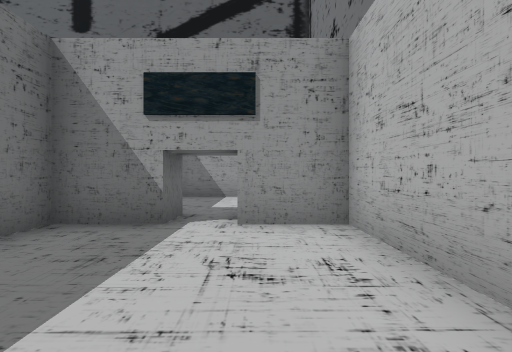
view 1 (above)

20 first-person views from a walk through a 3-D level made in the Unity game engine. The camera is 1.3 m above the floor, looks level and sees 85° across. The floor is counted in squares, 2 m on a side. Each view is taken from the middle of a square. On the plan, view 1 faces up. The plan holds only what a view shows up to about 9 squares ahead; the rest is blank. The player is left out. Door leaves are left out, so doorways stand open. Some surface patterns are stand-ins.

view 2
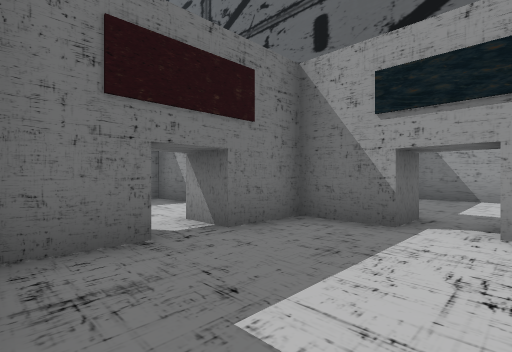

view 3
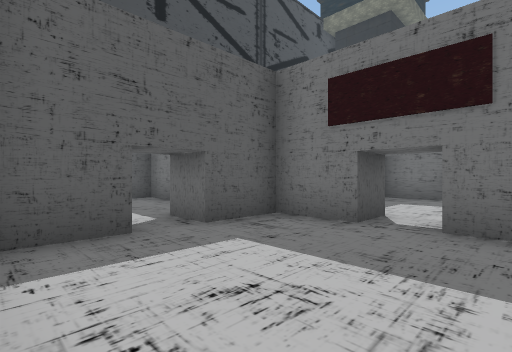

view 4
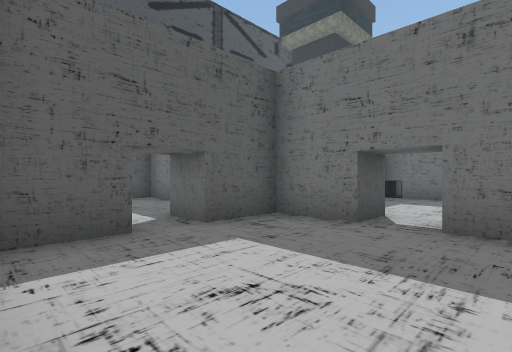

view 5
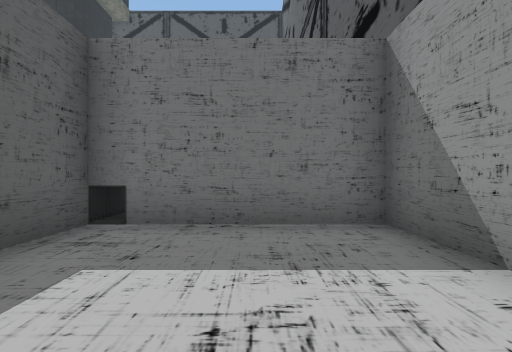

view 6
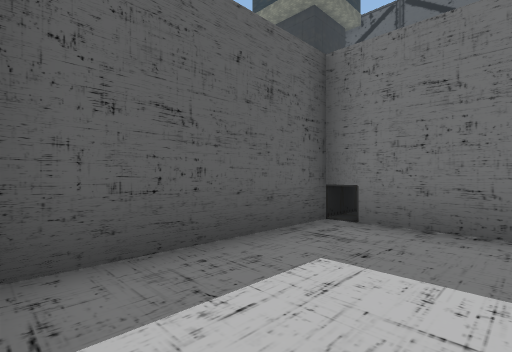

view 7
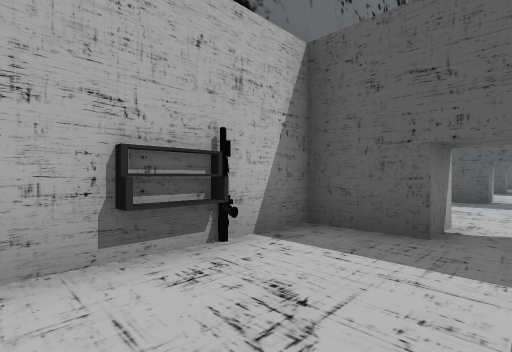

view 8
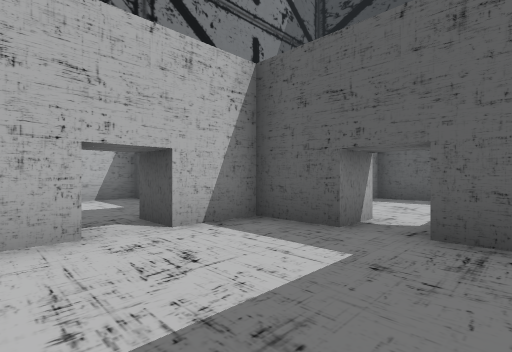

view 9
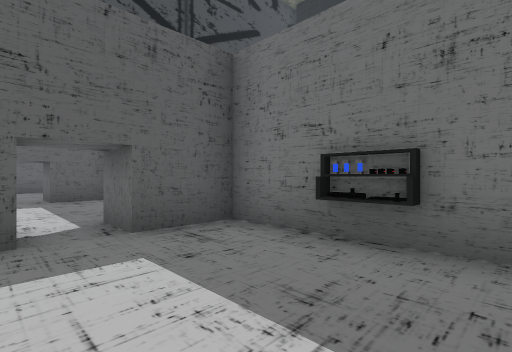

view 10
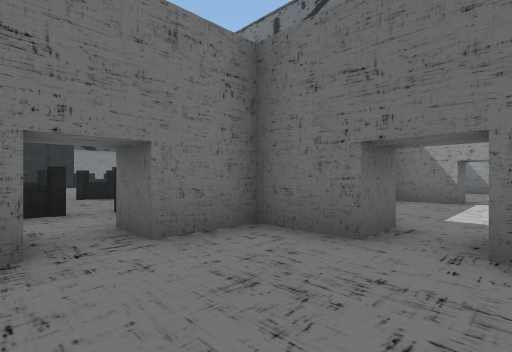

view 11
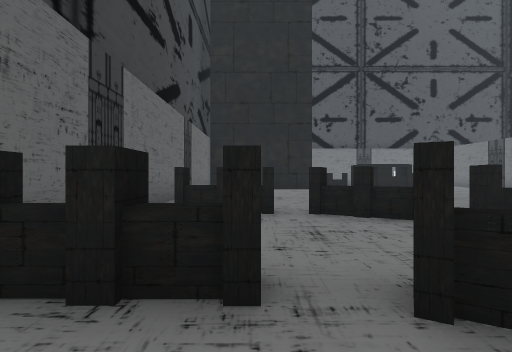

view 12
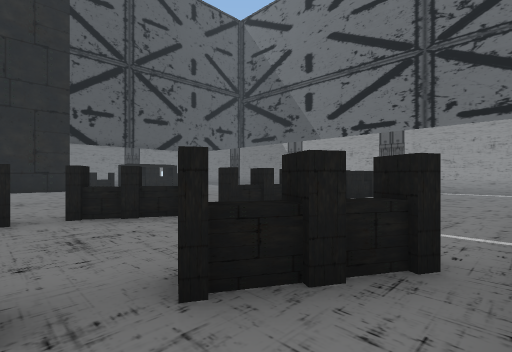

view 13
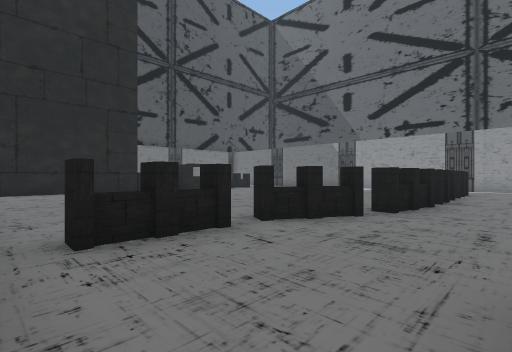

view 14
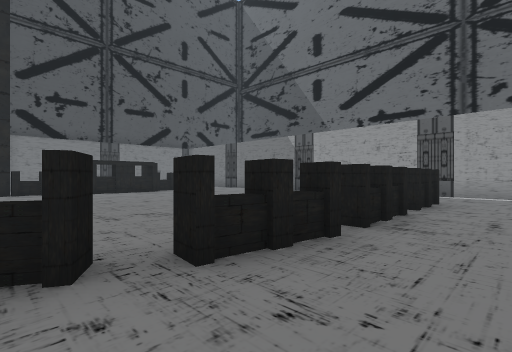

view 15
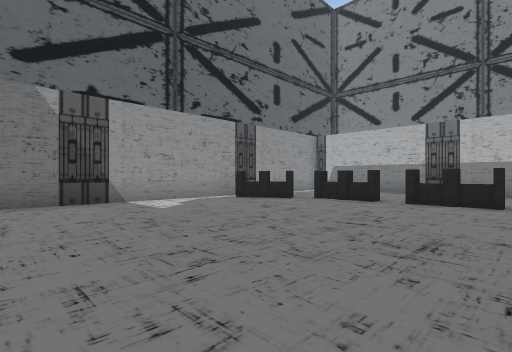

view 16
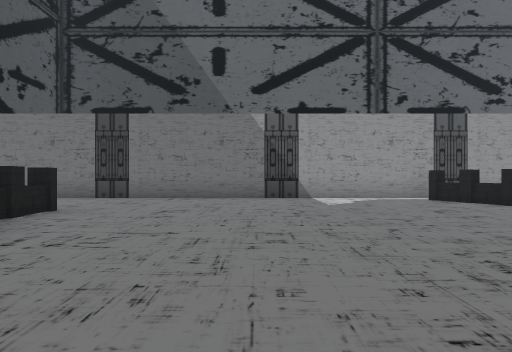

view 17
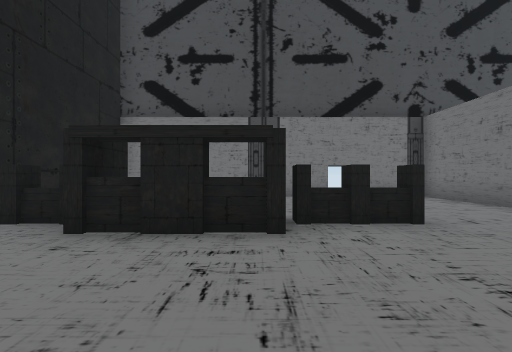

view 18
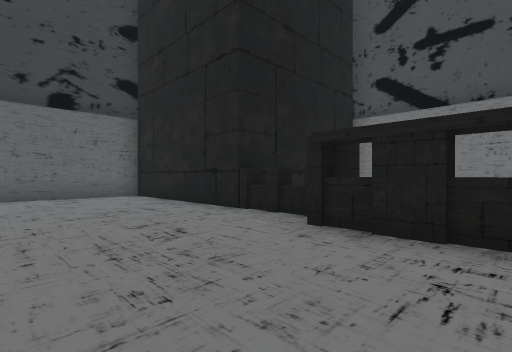

view 19
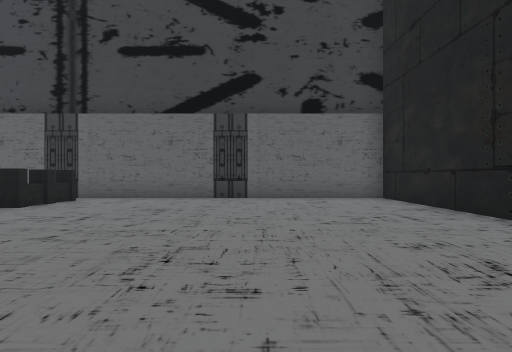

view 20
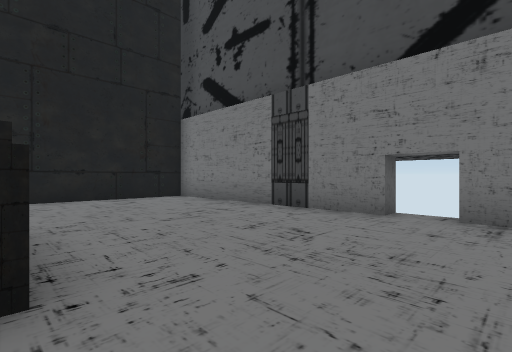

### Floor plan
Key: @ floor where view 1 was taken; # wall or solid block; . floor; D open door; O other object.
Columns run from 28 left of view 1 to 2 right of it. Each row starts with its distance up from view 1.
  9                     ###   ##
  8                     #... #....#
  7                     #........O#
  6                     #....#....#
  5  ###OO###OO###OO## OO.... ....#
  4 O..................  ###  #DD #
  3 #.............O.... #....#....#
  2 D..............O... #....D....#
  1 D....O.........O....#....D....#
  0 O....O.........O.... .DD. ..@.#
 -1 O....##........O.... #DD  #DD
 -2 #.....#........O....#...  ...
 -3 #....##............. ...  ...
 -4 #....O.........O.... ....#.
 -5  ....O.........O.... .... .
 -6  OOOOO........OO..O. #.#  #
 -7      O........O...O.#...
 -8      O........O...O.....
 -9      O........O...O.#...
-10       ............
-11       ###OO####O#

Positions as (right, up) in squares from view 1, and headings:
1: (0, 0), facing up
2: (0, 0), facing up-left
3: (1, 3), facing down-left
4: (1, 8), facing down-left
5: (-4, 7), facing left
6: (-4, 7), facing down-left
7: (-1, 8), facing down-right
8: (-7, 3), facing down-right
9: (-5, 3), facing down-left
10: (-5, -9), facing up-left
11: (-9, -8), facing left
12: (-9, -8), facing up-left
13: (-11, -10), facing up-left
14: (-11, -6), facing up-left
15: (-20, -3), facing up-right
16: (-19, -4), facing up
17: (-19, -1), facing left
18: (-19, -1), facing down-left
19: (-19, -2), facing down
20: (-23, 3), facing down-left
